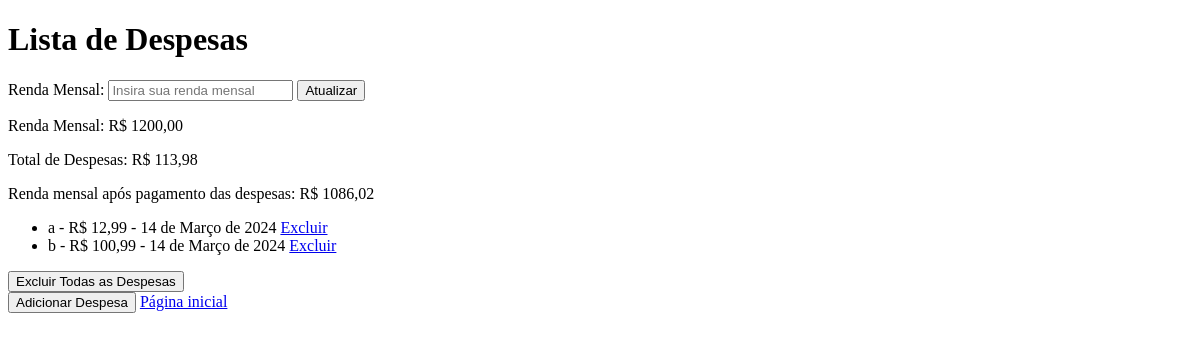
The page / (signed in) on the database as committed earlier.
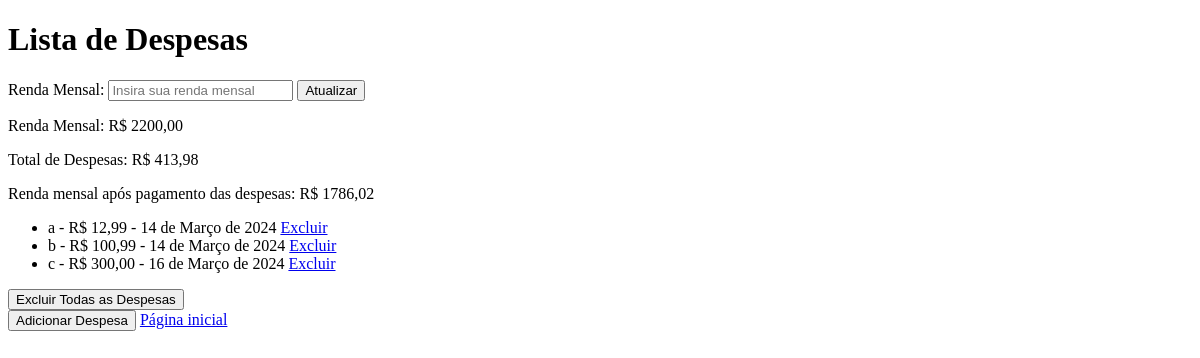
The same page on the database as committed later.
### expenses/models.py (models this page shows, shortened)
class UserProfile(models.Model):
    user = models.OneToOneField(User, on_delete=models.CASCADE)
    salary = models.DecimalField(max_digits=10, decimal_places=2, default=0)

class Expense(models.Model):
    title = models.CharField(max_length=100, verbose_name='Título')
    amount = models.DecimalField(max_digits=10, decimal_places=2, verbose_name='Valor')
    date = models.DateField(verbose_name='Data')
    user = models.ForeignKey(User, on_delete=models.CASCADE)
    class Meta:
        verbose_name = 'Despesa'
        verbose_name_plural = 'Despesas'

### expenses/views.py (the view, shortened to what this page needs)
# urls.py: path('', expense_list, name='expense_list'),
@login_required
def expense_list(request):
    expenses = Expense.objects.filter(user=request.user)
    total_expenses = expenses.aggregate(total=Sum('amount'))['total'] or 0
    total_expenses = round(total_expenses, 2)
    salary = UserProfile.objects.get(user=request.user).salary if UserProfile.objects.filter(user=request.user).exists() else None
    difference = salary - total_expenses if salary is not None else None
    return render(request, 'expenses/expense_list.html', {'expenses': expenses, 'total_expenses': total_expenses, 'salary': salary, 'difference': difference})

### expenses/templates/expenses/expense_list.html (shortened to what this page needs)
<!DOCTYPE html>
<html lang="pt-br">
<head>
</head>
<body>
    <h1>Lista de Despesas</h1>
    <form action="{% url 'expense_list' %}" method="post">
        <label for="salary">Renda Mensal:</label>
        <input type="text" id="salary" name="salary" placeholder="Insira sua renda mensal">
        <input type="submit" value="Atualizar">
    </form>
    {% if salary %}
    <p>Renda Mensal: R$ {{ salary }}</p>
    {% endif %}
    <p>Total de Despesas: R$ {{ total_expenses }}</p>
    {% if difference is not None %}
    <p>Renda mensal após pagamento das despesas: R$ {{ difference }}</p>
    {% endif %}
    <ul>
        {% for expense in expenses %}
            <li>{{ expense.title }} - R$ {{ expense.amount }} - {{ expense.date }} <a href="{% url 'delete_expense' expense.id %}">Excluir</a></li>
        {% endfor %}
    </ul>
    <form action="{% url 'confirm_delete_expenses' %}" method="post">
        <input type="submit" value="Excluir Todas as Despesas">
    </form>
    <button onclick="window.location.href='{% url 'add_expense' %}'">Adicionar Despesa</button>
    <a href="{% url 'welcome' %}">Página inicial</a>
</body>
</html>

Rows that differ between the two databases and show on the page:
changed UserProfile: salary "1200,00" → "2200,00"
added Expense: title "c", amount "300,00", date "16 de Março de 2024"
Other text that changed with them:
{{ total_expenses }}: "113,98" → "413,98"
{{ difference }}: "1086,02" → "1786,02"
